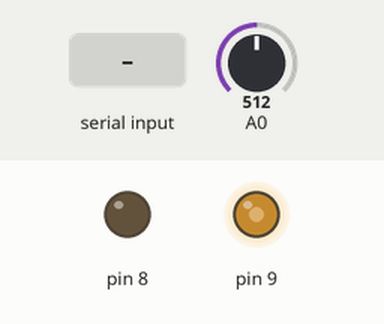
Bench run of a sketch on a simulated Arduino Uno, built with avr-gcc and run on an emulated ATmega328P. On the bench: output pins drawn as LEDs (lit = HIGH). Dashed ring = blinking. The test bench sets the inputs (shaded band); at power-on: A0 = 512. What the sketch prints to the serial monitor is not drawn.

Above: at 1.2 s.
1.3 s: "X" received over Serial
At 2.32 s:
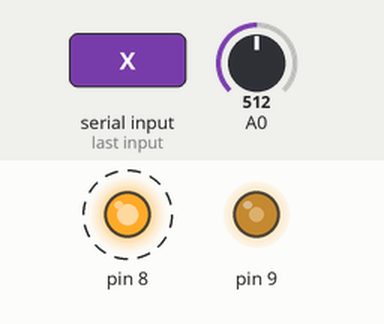
At 2.9 s:
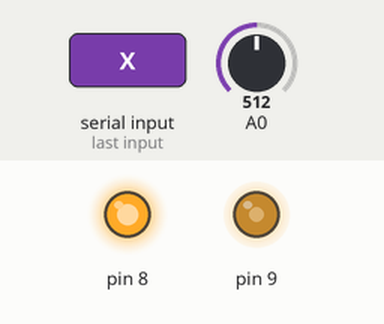
Timing chart, 0 to 4.4 s (numbered marks = the images above; inputs shaded):
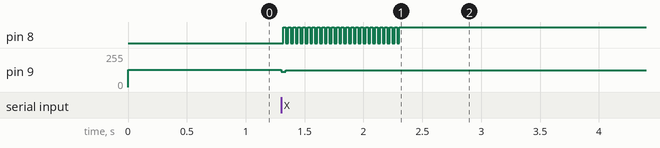

Measured:
- after the input at 1.3 s, pin 8: alternates HIGH for 0.02 s and LOW for 0.02 s, 49 changes in all, then stays HIGH, starting at once; pin 9: 128/255 → 126/255 at once, → 127/255 1.1 s later

The sketch:

Arduino_sensing.ino
```cpp
   //****************************************************************************************
// Illutron take on Disney style capacitive touch sensor using only passives and Arduino
// Dzl 2012
//****************************************************************************************


//                              10n
// PIN 9 --[10k]-+-----10mH---+--||-- OBJECT
//               |            |
//              3.3k          |
//               |            V 1N4148 diode
//              GND           |
//                            |
//Analog 0 ---+------+--------+
//            |      |
//          100pf   1MOmhm
//            |      |
//           GND    GND


#define SET(x,y) (x |=(1<<y))				//-Bit set/clear macros
#define CLR(x,y) (x &= (~(1<<y)))       		// |
#define CHK(x,y) (x & (1<<y))           		// |
#define TOG(x,y) (x^=(1<<y))            		//-+


#define N 160  //How many frequencies
unsigned int measureTime = 1000;

float results[N];            //-Filtered result buffer
float freq[N];            //-Filtered result buffer
int sizeOfArray = N;
char input;
unsigned int d; //Initialize loop counter
unsigned int it_counter; //Counter for while loop later
unsigned long startTime;
int counter;
int i;
int v;


void setup()
{


  TCCR1A=0b10000010;        //-Set up frequency generator
  TCCR1B=0b00011001;        //-+
  ICR1=110;
  OCR1A=55;

  pinMode(9,OUTPUT);        //-Signal generator pin
  pinMode(8,OUTPUT);        //-Sync (test) pin

  Serial.begin(115200);

  reset_results();
}

void reset_results()
{
  for(i=0;i<N;i++)      //-Preset results
    results[i]=0;         //-+
}

void loop()
{
  //measure();
  //reset_results();

  if(Serial.available()){  // Dit is mijn stukje code. Ja ik ben een nester nester. Ik pak je in Ping Pong als je niet eens bent!
    input = Serial.read();
    if (input == 88 ) {  // Als X wordt ontvangen, dan leest hij de detector uit!
      startTime = millis();
      it_counter = 0;
      while( millis() - startTime < measureTime){
        measure();
        it_counter++;
      }
      //Now divide results by it_counter to finally take the mean
      for(d=0; d<N; d++)
      {
        results[d] /= it_counter;
      }
      //Having taken the mean, we can now send the results through serial
      PlottArray(freq,results);
    }
  }
}

void measure()
{
  counter = 0;
    for(d=0;d<N;d++)
    {
      v=analogRead(0);    //-Read response signal
      CLR(TCCR1B,0);          //-Stop generator
      TCNT1=0;                //-Reload new frequency
      ICR1=d;                 // |
      OCR1A=d/2;              //-+
      SET(TCCR1B,0);          //-Restart generator

      results[d] += (float)(v); //Filter results

      freq[d] = d;
    }
    TOG(PORTB,0);            //-Toggle pin 8 after each sweep (good for scope)
}
```

SendData.ino
```cpp
    byte yLSB=0, yMSB=0, xLSB=0, zeroByte=128;

    void SendData(unsigned int xValue,unsigned int yValue){


      /* >=================================================================<
          y = 01010100 11010100    (x & y are 2 Byte integers)
               yMSB      yLSB      send seperately -> reciever joins them
        >=================================================================<  */

        xLSB=lowByte(xValue);
        yLSB=lowByte(yValue);
        yMSB=highByte(yValue);


     /* >=================================================================<
        Only the very first Byte may be a zero, this way allows the computer
        to know that if a Byte recieved is a zero it must be the start byte.
        If data bytes actually have a value of zero, They are given the value
        one and the bit in the zeroByte that represents that Byte is made
        high.
        >=================================================================< */

       zeroByte = 128;                                   // 10000000

       if(xLSB==0){ xLSB=1; zeroByte=zeroByte+1;}        // Make bit 1 high
       //if(yMSB==0){ yMSB=1; zeroByte=zeroByte+2;}        // make bit 2 high
       if(yLSB==0){ yLSB=1; zeroByte=zeroByte+4;}        // make bit 3 high
       if(yMSB==0){ yMSB=1; zeroByte=zeroByte+8;}        // make bit 4 high

        Serial.write(byte(xLSB));         // Y value's least significant byte
        Serial.write(byte(yMSB));         // X value's most significant byte
        Serial.write(byte(yLSB));         // X value's least significant byte
        Serial.write(byte(zeroByte));     // Which values have a zero value
    }


 void PlottArray(float Array1[],float Array2[]){

      SendData(1,1);                        // Tell PC an array is about to be sent
      delay(1);
      for(int x=0;  x < sizeOfArray;  x++){     // Send the arrays
        SendData(round(Array1[x]),round(Array2[x]));
        //delay(1);
      }

      SendData(1,1);                        // Confirm arrrays have been sent
    }
```
